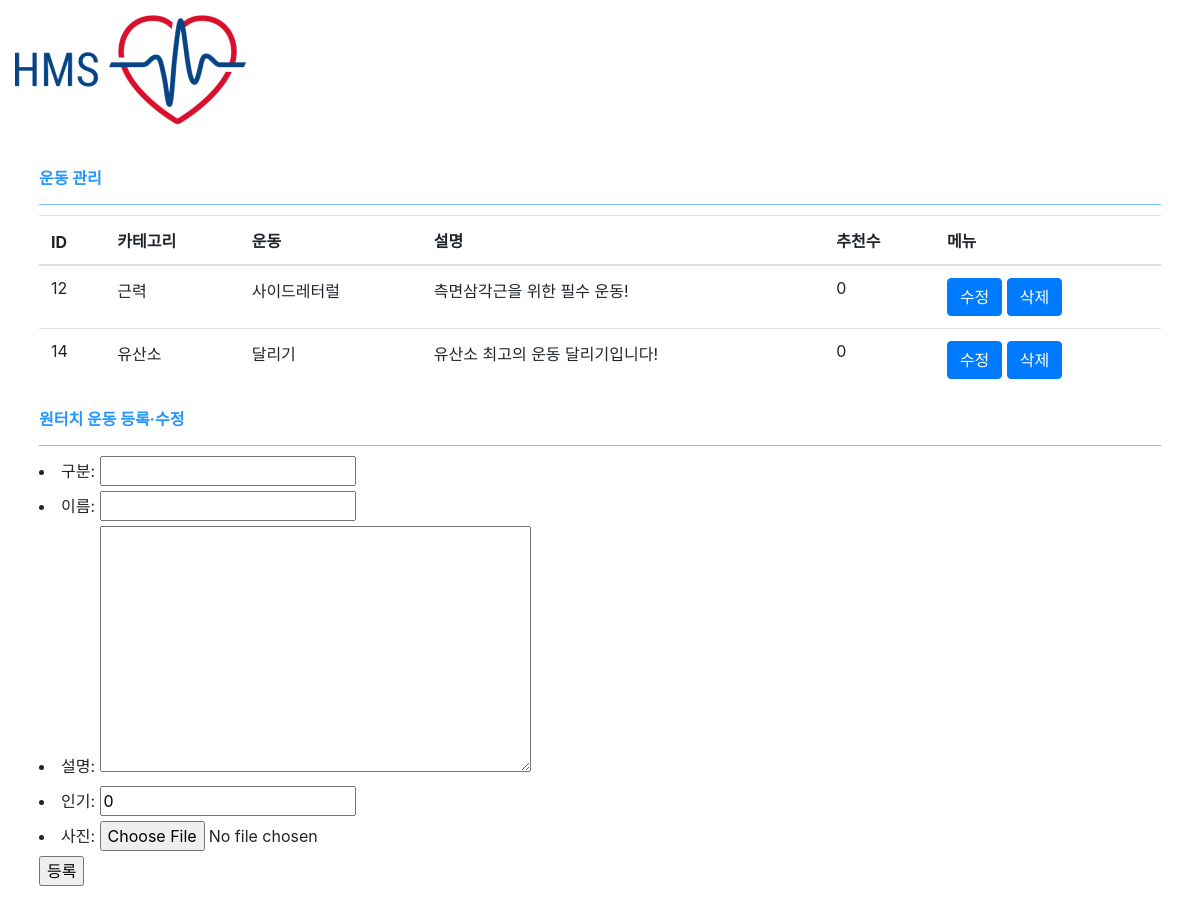
Screenshot of /manage/exercise with the database file from the repository.
### main/models.py (models this page shows, shortened)
class Excercise(models.Model):
    e_category = models.CharField(max_length=20, verbose_name="구분")
    e_name = models.CharField(max_length=20, verbose_name="이름")
    e_description = models.TextField(verbose_name="설명")
    e_recommend_count = models.IntegerField(default=0, verbose_name="인기")
    e_created_at = models.DateTimeField(auto_now_add=True)
    e_modified_at = models.DateTimeField(auto_now=True)
    e_thumbnail = models.ImageField(upload_to="exercise", blank=True, null=True, verbose_name="사진")

### h_admin/views.py (the view, shortened to what this page needs)
# urls.py: path('exercise', views.admin_exercise, name="admin-exercise"),
def admin_exercise(request):
    o = None
    if request.GET.get('pk'):
        try:
            o = Excercise.objects.get(pk=request.GET.get('pk'))
        except:
            return redirect('/manage/exercise')
        e_forms = ExerciseForm(instance=o)
    else:
        e_forms = ExerciseForm()
    ex = Excercise.objects.all()
    return render(request, 'h_admin/exercise.html', {
        'ex' : ex,
        'e_forms' : e_forms,
    })

### h_admin/forms.py
class ExerciseForm(forms.ModelForm):
    class Meta:
        model = Excercise
        fields = '__all__'

### h_admin/templates/h_admin/exercise.html (shortened to what this page needs)
{% extends 'h_admin/include/head.html' %}
{% block content %}
    <main role="main" class="col-md-12 ml-sm-auto col-lg-12 pt-3 px-4">
        <div class="title">
            운동 관리
        </div>
        <div class="content">
        <table class='table table-hover' id="histories-table">
                <thead>
                    <th>ID</th>
                    <th>카테고리</th>
                    <th>운동</th>
                    <th>설명</th>
                    <th>추천수</th>
                    <th>메뉴</th>
                </thead>
                <tbody>
                    {% for e in ex %}
                    <tr>
                        <td>{{e.pk}}</td>
                        <td>{{e.e_category}}</td>
                        <td>{{e.e_name}}</td>
                        <td>{{e.e_description}}</td>
                        <td>{{e.e_recommend_count}}</td>
                        <td>
                            <input class="btn btn-primary mod-btn" type="button" value="수정" onclick="window.location.href='/manage/exercise?pk={{e.pk}}'">
                            <input class="btn btn-primary del-btn" type="button" value="삭제" data-pk="{{e.pk}}">
                        </td>
                    </tr>
                    {% endfor %}
            </table>
        </div>
         <div class="title">
            원터치 운동 등록·수정
        </div>
        <div>
            <form method="POST" action="" enctype="multipart/form-data">
                    {{e_forms.as_ul}}
                <input type="submit" value="등록">
            </form>
        </div>
    </main>
{% endblock %}

### h_admin/templates/h_admin/include/head.html (style rules this page uses)
.title { position: relative; font-size: 16px; color: #2396ff; line-height: 24px; padding-bottom: 14px; border-bottom: 1px solid #78beff; font-weight: bold; margin: 10px 0px 10px 0px; }

### rows the page displays
Excercise: pk "12", e_category "근력", e_name "사이드레터럴", e_description "측면삼각근을 위한 필수 운동!", e_recommend_count "0"
Excercise: pk "14", e_category "유산소", e_name "달리기", e_description "유산소 최고의 운동 달리기입니다!", e_recommend_count "0"
